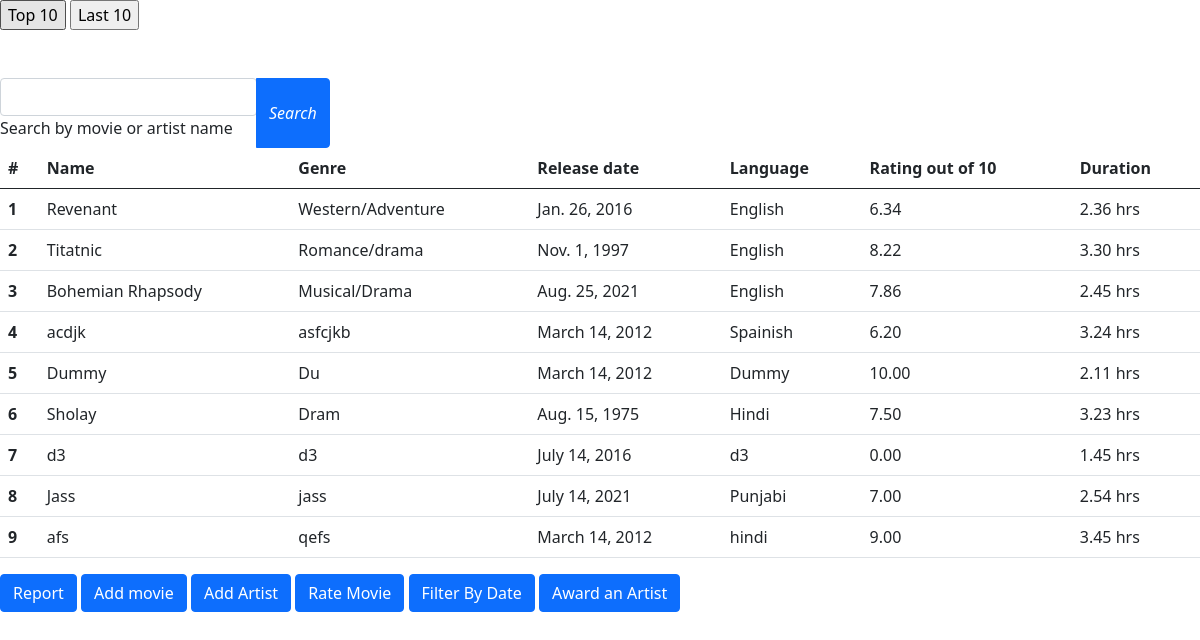
The app's page /movie/ with its own data.
### movie/models.py (models this page shows, shortened)
class Movie(models.Model):
    name = models.CharField(max_length=80)
    genre = models.CharField(max_length=80)
    release_date = models.DateField(max_length=80)
    avg_rating = models.DecimalField(max_digits=4, decimal_places=2, default=0)
    language = models.CharField(max_length=20)
    artist = models.ManyToManyField(Artist)
    duration = models.DecimalField(max_digits=3, decimal_places=2)
    award = models.ManyToManyField(Award)

### movie/views.py (the view, shortened to what this page needs)
# urls.py: path('',views.index, name="index"),
def index(request):
    if request.method == "POST":
        if request.POST['sort_by'] == "Top 10":
            movies = Movie.objects.order_by('-avg_rating')[:10]
        elif request.POST['sort_by'] == "Last 10":
            movies = Movie.objects.order_by('avg_rating')[:10]
        context = {'movies':movies}
    else:
        movies = Movie.objects.all()
        context = {'movies':movies}
    return render(request, 'movie/index.html', context)

### movie/templates/movie/index.html (shortened to what this page needs)
{% extends 'movie/base.html' %}
{% block body %}
  <form method="POST">
    <input type="submit" name="sort_by" value="Top 10">
    <input type="submit" name="sort_by" value="Last 10">
  </form>
<br><br>
  <form>
  <div class="input-group">
      <div class="form-outline">
        <input type="search" name="search" id="search" class="form-control" />
        <label class="form-label" for="search">Search by movie or artist name</label>
      </div>
      <button type="submit" class="btn btn-primary">
        <i class="fas fa-search">Search</i>
      </button>
  </div>
  </form>
<table class="table">
  	<thead>
    <tr>
      <th scope="col">#</th>
      <th scope="col">Name</th>
      <th scope="col">Genre</th>
      <th scope="col">Release date</th>
      <th scope="col">Language</th>
      <th scope="col">Rating out of 10</th>
      <th scope="col">Duration</th>
    </tr>
  	</thead>
  	<tbody>
  		{% for movie in movies %}
	    <tr>
	      <th scope="row">{{movie.id}}</th>
	      <td>{{movie.name}}</td>
	      <td>{{movie.genre}}</td>
	      <td>{{movie.release_date}}</td>
	      <td>{{movie.language}}</td>
        <td>{{movie.avg_rating}}</td>
	      <td>{{movie.duration}} 	hrs</td>
	    </tr>
    	{% endfor %}
	</tbody>
</table>
{% endblock %}

### movie/templates/movie/base.html (shortened to what this page needs)
<!DOCTYPE html>
<html>
<head>
	<link href="https://cdn.jsdelivr.net/npm/bootstrap@5.1.0/dist/css/bootstrap.min.css" rel="stylesheet">
</head>
<body>
{%  block body %}{% endblock %}
<a class="btn btn-primary" href="{% url 'index' %}" role="button">Report</a>
<a class="btn btn-primary" href="{% url 'add_movie' %}" role="button">Add movie</a>
<a class="btn btn-primary" href="{% url 'add_artist' %}" role="button">Add Artist</a>
<a class="btn btn-primary" href="{% url 'rate_movie' %}" role="button">Rate Movie</a>
<a class="btn btn-primary" href="{% url 'date_sort' %}" role="button">Filter By Date</a>
<a class="btn btn-primary" href="#" role="button">Award an Artist</a>
</body>
</html>

### records on screen
Movie: id "1", name "Revenant", genre "Western/Adventure", release_date "Jan. 26, 2016", language "English", avg_rating "6.34", duration "2.36"
Movie: id "2", name "Titatnic", genre "Romance/drama", release_date "Nov. 1, 1997", language "English", avg_rating "8.22", duration "3.30"
Movie: id "3", name "Bohemian Rhapsody", genre "Musical/Drama", release_date "Aug. 25, 2021", language "English", avg_rating "7.86", duration "2.45"
Movie: id "4", name "acdjk", genre "asfcjkb", release_date "March 14, 2012", language "Spainish", avg_rating "6.20", duration "3.24"
Movie: id "5", name "Dummy", genre "Du", release_date "March 14, 2012", language "Dummy", avg_rating "10.00", duration "2.11"
Movie: id "6", name "Sholay", genre "Dram", release_date "Aug. 15, 1975", language "Hindi", avg_rating "7.50", duration "3.23"
Movie: id "7", name "d3", genre "d3", release_date "July 14, 2016", language "d3", avg_rating "0.00", duration "1.45"
Movie: id "8", name "Jass", genre "jass", release_date "July 14, 2021", language "Punjabi", avg_rating "7.00", duration "2.54"
Movie: id "9", name "afs", genre "qefs", release_date "March 14, 2012", language "hindi", avg_rating "9.00", duration "3.45"
